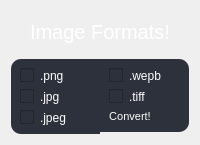
            <widget class="QWidget" name="imgPage">
             <layout class="QHBoxLayout" name="horizontalLayout_11">
              <item>
               <widget class="QWidget" name="widget_11" native="true">
                <layout class="QVBoxLayout" name="verticalLayout_9">
                 <property name="spacing">
                  <number>0</number>
                 </property>
                 <property name="leftMargin">
                  <number>0</number>
                 </property>
                 <property name="topMargin">
                  <number>0</number>
                 </property>
                 <property name="rightMargin">
                  <number>0</number>
                 </property>
                 <property name="bottomMargin">
                  <number>0</number>
                 </property>
                 <item>
                  <widget class="QWidget" name="widget_22" native="true">
                   <layout class="QVBoxLayout" name="verticalLayout_16">
                    <property name="spacing">
                     <number>0</number>
                    </property>
                    <property name="leftMargin">
                     <number>0</number>
                    </property>
                    <property name="topMargin">
                     <number>0</number>
                    </property>
                    <property name="rightMargin">
                     <number>0</number>
                    </property>
                    <property name="bottomMargin">
                     <number>0</number>
                    </property>
                    <item>
                     <widget class="QWidget" name="widget_23" native="true">
                      <layout class="QHBoxLayout" name="horizontalLayout_18">
                       <property name="spacing">
                        <number>0</number>
                       </property>
                       <property name="leftMargin">
                        <number>9</number>
                       </property>
                       <property name="topMargin">
                        <number>9</number>
                       </property>
                       <property name="rightMargin">
                        <number>9</number>
                       </property>
                       <property name="bottomMargin">
                        <number>9</number>
                       </property>
                       <item alignment="Qt::AlignHCenter|Qt::AlignTop">
                        <widget class="QLabel" name="label_14">
                         <property name="font">
                          <font>
                           <pointsize>15</pointsize>
                          </font>
                         </property>
                         <property name="styleSheet">
                          <string notr="true">color: rgb(255, 255, 255);</string>
                         </property>
                         <property name="text">
                          <string>&lt;html&gt;&lt;head/&gt;&lt;body&gt;&lt;p&gt;Image Formats!&lt;/p&gt;&lt;/body&gt;&lt;/html&gt;</string>
                         </property>
                        </widget>
                       </item>
                      </layout>
                     </widget>
                    </item>
                    <item>
                     <widget class="QWidget" name="widget_24" native="true">
                      <property name="sizePolicy">
                       <sizepolicy hsizetype="Preferred" vsizetype="Expanding">
                        <horstretch>0</horstretch>
                        <verstretch>0</verstretch>
                       </sizepolicy>
                      </property>
                      <layout class="QHBoxLayout" name="horizontalLayout_19">
                       <property name="spacing">
                        <number>0</number>
                       </property>
                       <property name="leftMargin">
                        <number>0</number>
                       </property>
                       <property name="topMargin">
                        <number>6</number>
                       </property>
                       <property name="rightMargin">
                        <number>0</number>
                       </property>
                       <property name="bottomMargin">
                        <number>0</number>
                       </property>
                       <item alignment="Qt::AlignTop">
                        <widget class="QWidget" name="widget_25" native="true">
                         <property name="styleSheet">
                          <string notr="true">* {
	color: rgb(255, 255, 255);
	background-color: #2c313c;
	border-top-left-radius:10px;
	border-bottom-left-radius:10px;

}</string>
                         </property>
                         <layout class="QVBoxLayout" name="verticalLayout_17">
                          <property name="rightMargin">
                           <number>0</number>
                          </property>
                          <item alignment="Qt::AlignLeft">
                           <widget class="QCheckBox" name="checkBox_16">
                            <property name="text">
                             <string>.png</string>
                            </property>
                           </widget>
                          </item>
                          <item alignment="Qt::AlignLeft">
                           <widget class="QCheckBox" name="checkBox_17">
                            <property name="text">
                             <string>.jpg</string>
                            </property>
                           </widget>
                          </item>
                          <item alignment="Qt::AlignLeft">
                           <widget class="QCheckBox" name="checkBox_18">
                            <property name="text">
                             <string>.jpeg</string>
                            </property>
                           </widget>
                          </item>
                         </layout>
                        </widget>
                       </item>
                       <item alignment="Qt::AlignTop">
                        <widget class="QWidget" name="widget_26" native="true">
                         <property name="styleSheet">
                          <string notr="true">* {
	color: rgb(255, 255, 255);
	background-color: #2c313c;
	border-top-right-radius:10px;
	border-bottom-right-radius:10px;

}</string>
                         </property>
                         <layout class="QVBoxLayout" name="verticalLayout_18">
                          <property name="rightMargin">
                           <number>0</number>
                          </property>
                          <item alignment="Qt::AlignLeft">
                           <widget class="QCheckBox" name="checkBox_19">
                            <property name="text">
                             <string>.wepb</string>
                            </property>
                            <property name="tristate">
                             <bool>false</bool>
                            </property>
                           </widget>
                          </item>
                          <item alignment="Qt::AlignLeft">
                           <widget class="QCheckBox" name="checkBox_20">
                            <property name="text">
                             <string>.tiff</string>
                            </property>
                            <property name="tristate">
                             <bool>false</bool>
                            </property>
                           </widget>
                          </item>
                          <item alignment="Qt::AlignLeft">
                           <widget class="QPushButton" name="pushButton_9">
                            <property name="font">
                             <font>
                              <pointsize>8</pointsize>
                             </font>
                            </property>
                            <property name="text">
                             <string>Convert!</string>
                            </property>
                           </widget>
                          </item>
                         </layout>
                        </widget>
                       </item>
                      </layout>
                     </widget>
                    </item>
                   </layout>
                  </widget>
                 </item>
                </layout>
               </widget>
              </item>
             </layout>
            </widget>
